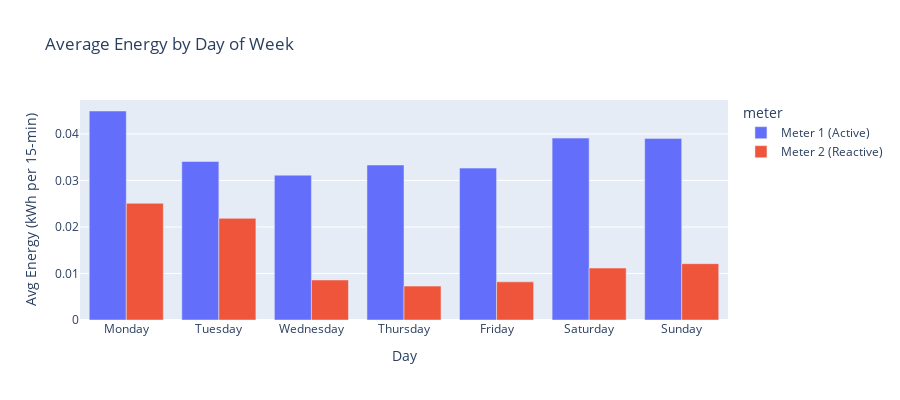

The code cell stored with this chart in its notebook:
### Code cell
# Day of Week patterns
# Average of the 15-minute interval readings for each day of week
daily_avg = df_combined.groupby(['meter', 'day_of_week', 'day_name'])['reading'].mean().reset_index()
# Sort by day of week
daily_avg = daily_avg.sort_values('day_of_week')

fig = px.bar(
    daily_avg,
    x='day_name',
    y='reading',
    color='meter',
    barmode='group',
    title='Average Energy by Day of Week',
    labels={'reading': 'Avg Energy (kWh per 15-min)', 'day_name': 'Day'},
    category_orders={'day_name': ['Monday', 'Tuesday', 'Wednesday', 'Thursday', 'Friday', 'Saturday', 'Sunday']}
)
fig.update_layout(height=400)
fig.show()

### Figure 1 — Plotly figure (JSON) as saved in the notebook; plotly's stock layout.template omitted (floating-point values rounded to 4 significant figures)
{"data": [{"alignmentgroup": "True", "hovertemplate": "meter=Meter 1 (Active)<br>Day=%{x}<br>Avg Energy (kWh per 15-min)=%{y}<extra></extra>", "legendgroup": "Meter 1 (Active)", "marker": {"color": "#636efa", "pattern": {"shape": ""}}, "name": "Meter 1 (Active)", "offsetgroup": "Meter 1 (Active)", "orientation": "v", "showlegend": true, "textposition": "auto", "type": "bar", "x": ["Monday", "Tuesday", "Wednesday", "Thursday", "Friday", "Saturday", "Sunday"], "xaxis": "x", "y": [0.04492, 0.03407, 0.03112, 0.03331, 0.03264, 0.0391, 0.03903], "yaxis": "y"}, {"alignmentgroup": "True", "hovertemplate": "meter=Meter 2 (Reactive)<br>Day=%{x}<br>Avg Energy (kWh per 15-min)=%{y}<extra></extra>", "legendgroup": "Meter 2 (Reactive)", "marker": {"color": "#EF553B", "pattern": {"shape": ""}}, "name": "Meter 2 (Reactive)", "offsetgroup": "Meter 2 (Reactive)", "orientation": "v", "showlegend": true, "textposition": "auto", "type": "bar", "x": ["Monday", "Tuesday", "Wednesday", "Thursday", "Friday", "Saturday", "Sunday"], "xaxis": "x", "y": [0.02508, 0.02184, 0.008599, 0.007281, 0.008195, 0.01116, 0.01211], "yaxis": "y"}], "layout": {"barmode": "group", "height": 400, "legend": {"title": {"text": "meter"}, "tracegroupgap": 0}, "title": {"text": "Average Energy by Day of Week"}, "xaxis": {"anchor": "y", "categoryarray": ["Monday", "Tuesday", "Wednesday", "Thursday", "Friday", "Saturday", "Sunday"], "categoryorder": "array", "domain": [0, 1], "title": {"text": "Day"}}, "yaxis": {"anchor": "x", "domain": [0, 1], "title": {"text": "Avg Energy (kWh per 15-min)"}}}}
